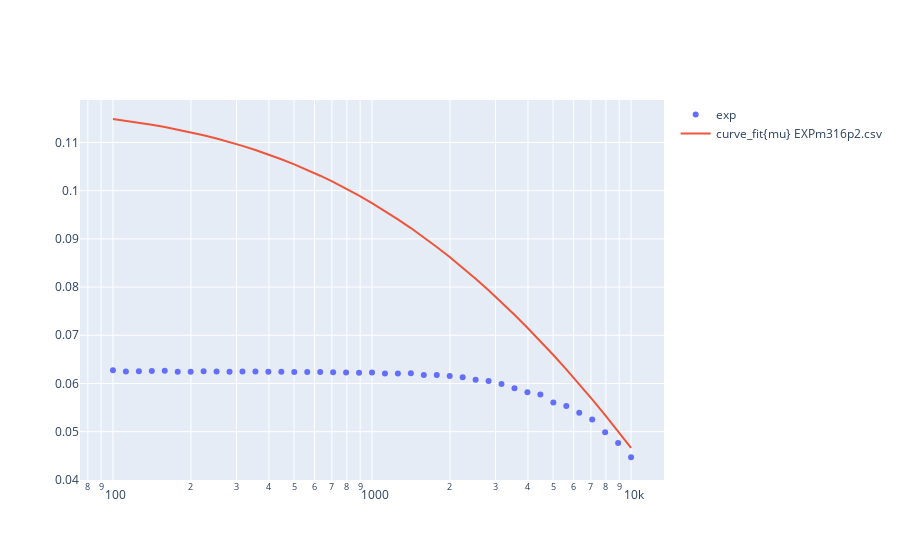

Notebook source saved alongside this figure:
### Code cell
mueff,pltmu=ci.fit.mu(f,bo,datacorr,1,4e6,z1eff)
pltmu
